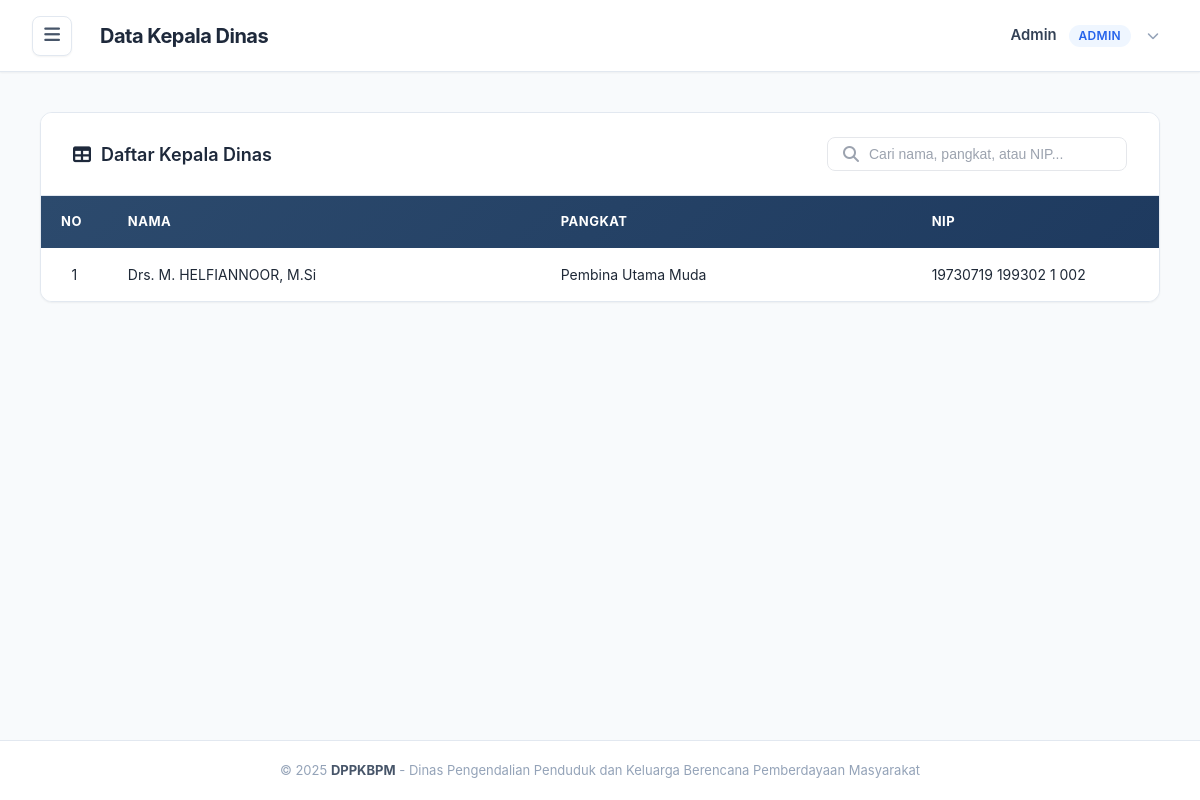
The page /php/data-kepala-dinas.php (signed in) on the database its author committed.
### tables this page shows
CREATE TABLE `kadis` (
  `no` int NOT NULL,
  `nama` varchar(255) NOT NULL,
  `pangkat` varchar(255) NOT NULL,
  `NIP` varchar(255) NOT NULL
);

### php/auth_check.php (called while the page is built, shortened)
<?php
$role = $_SESSION['role'];
$nama = $_SESSION['nama'] ?? '';

### php/data-kepala-dinas.php (the view, shortened to what this page needs)
<?php
include 'database.php';
require_once 'auth_check.php';
$query = "SELECT * FROM kadis ORDER BY no ASC";
$result = mysqli_query($conn, $query);
?>
<!DOCTYPE html>
<html lang="id">
<head>
    <link rel="stylesheet" href="../css/dashboard.css">
    <link rel="stylesheet" href="../css/kepala-dinas.css">
    <link rel="stylesheet" href="https://cdnjs.cloudflare.com/ajax/libs/font-awesome/6.4.0/css/all.min.css">
</head>
<body>
    <div class="container">
        <div class="hover-trigger"></div>
        <main class="main-content">
            <header class="header">
                <div class="header-left">
                    <button class="header-menu-btn" id="headerMenuBtn">
                        <i class="fas fa-bars"></i>
                    </button>
                    <h1 class="header-title">Data Kepala Dinas</h1>
                </div>
                <div class="header-right">
                    <div class="user-info" id="userInfoToggle">
                        <span class="user-name"><?= htmlspecialchars($nama) ?></span>
                        <span class="user-role"><?= ucfirst(htmlspecialchars($role)) ?></span>
                        <i class="fas fa-chevron-down"></i>
                    </div>
                </div>
            </header>
            <div class="content">
                <div class="content-box">
                    <div class="box-header">
                        <h2><i class="fas fa-table"></i> Daftar Kepala Dinas</h2>
                        <div class="search-box">
                            <i class="fas fa-search"></i>
                            <input type="text" id="searchInput" placeholder="Cari nama, pangkat, atau NIP...">
                        </div>
                    </div>
                    <div class="table-container">
                        <table class="data-table">
                            <thead>
                                <tr>
                                    <th width="5%">No</th>
                                    <th width="35%">Nama</th>
                                    <th width="30%">Pangkat</th>
                                    <th width="20%">NIP</th>
                                </tr>
                            </thead>
                            <tbody id="tableBody">
                                <?php
                                if (mysqli_num_rows($result) > 0) {
                                    $no = 1;
                                    while ($row = mysqli_fetch_assoc($result)) {
                                ?>
                                        <tr>
                                            <td class="text-center"><?php echo $no++; ?></td>
                                            <td><?php echo htmlspecialchars($row['nama']); ?></td>
                                            <td><?php echo htmlspecialchars($row['pangkat']); ?></td>
                                            <td><?php echo htmlspecialchars($row['NIP']); ?></td>
                                        </tr>
                                    <?php
                                    }
                                } ?>
                            </tbody>
                        </table>
                    </div>
                </div>
            </div>
            <footer class="main-footer">
                <p>&copy; 2025 <strong>DPPKBPM</strong> - Dinas Pengendalian Penduduk dan Keluarga Berencana Pemberdayaan Masyarakat</p>
            </footer>
        </main>
    </div>
</body>
</html>

### css/dashboard.css (style rules this page uses)
:root { --primary-50: #eff6ff; --primary-100: #dbeafe; --primary-500: #3b82f6; --primary-600: #2563eb; --primary-700: #1d4ed8; --slate-50: #f8fafc; --slate-100: #f1f5f9; --slate-200: #e2e8f0; --slate-300: #cbd5e1; --slate-400: #94a3b8; --slate-500: #64748b; --slate-600: #475569; --slate-700: #334155; --slate-800: #1e293b; --slate-900: #0f172a; --success-bg: #f0fdf4; --success-text: #166534; --warning-bg: #fefce8; --warning-text: #854d0e; --danger-bg: #fef2f2; --danger-text: #991b1b; --bg-body: var(--slate-50); --bg-card: #ffffff; --text-main: var(--slate-800); --text-muted: var(--slate-500); --border-color: var(--slate-200); --shadow-sm: 0 1px 2px 0 rgb(0 0 0 / 0.05); --shadow-md: 0 4px 6px -1px rgb(0 0 0 / 0.1), 0 2px 4px -2px rgb(0 0 0 / 0.1); --shadow-lg: 0 10px 15px -3px rgb(0 0 0 / 0.1), 0 4px 6px -4px rgb(0 0 0 / 0.1); --radius-md: 0.5rem; --radius-lg: 0.75rem; }
* { margin: 0; padding: 0; box-sizing: border-box; outline-color: var(--primary-500); }
body { font-family: 'Inter', -apple-system, BlinkMacSystemFont, 'Segoe UI', Roboto, sans-serif; background-color: var(--bg-body); color: var(--text-main); line-height: 1.5; -webkit-font-smoothing: antialiased; }
.container { display: flex; min-height: 100vh; }
.hover-trigger { position: fixed; top: 0; left: 0; width: 20px; height: 100vh; z-index: 999; background: transparent; }
.main-content { flex: 1; margin-left: 0; display: flex; flex-direction: column; min-height: 100vh; transition: margin-left 0.3s ease; background-color: var(--bg-body); }
.header { background: rgba(255, 255, 255, 0.9); backdrop-filter: blur(12px); -webkit-backdrop-filter: blur(12px); padding: 16px 32px; border-bottom: 1px solid var(--border-color); box-shadow: var(--shadow-sm); display: flex; justify-content: space-between; align-items: center; position: sticky; top: 0; z-index: 900; height: 72px; }
.header-left { display: flex; align-items: center; gap: 12px; }
.header-title { font-size: 1.25rem; color: var(--slate-800); font-weight: 700; letter-spacing: -0.025em; margin: 0; }
.header-menu-btn { display: flex; align-items: center; justify-content: center; background: white; border: 1px solid var(--border-color); border-radius: var(--radius-md); padding: 8px; font-size: 1.125rem; color: var(--slate-600); cursor: pointer; margin-right: 16px; transition: all 0.2s ease; width: 40px; height: 40px; box-shadow: var(--shadow-sm); z-index: 1001; }
.header-right { display: flex; align-items: center; gap: 16px; position: relative; }
.user-info { display: flex; align-items: center; gap: 12px; padding: 6px 8px 6px 16px; border-radius: 999px; cursor: pointer; transition: all 0.2s; background: transparent; border: 1px solid transparent; user-select: none; }
.user-name { font-weight: 600; color: var(--slate-700); font-size: 0.925rem; }
.user-role { font-size: 0.75rem; color: var(--primary-600); padding: 2px 10px; background: var(--primary-50); border-radius: 999px; font-weight: 600; letter-spacing: 0.025em; text-transform: uppercase; }
.user-info i.fa-chevron-down { color: var(--slate-400); font-size: 12px; margin-left: 4px; transition: transform 0.2s; }
.content { padding: 2.5rem; max-width: 1600px; margin: 0 auto; width: 100%; }
.content-box { background: var(--bg-card); border-radius: var(--radius-lg); box-shadow: var(--shadow-sm); border: 1px solid var(--border-color); overflow: hidden; margin-bottom: 32px; animation: slideUp 0.4s ease-out; }
.box-header { padding: 24px 32px; border-bottom: 1px solid var(--border-color); background: white; display: flex; justify-content: space-between; align-items: center; }
.box-header h2 { font-size: 1.125rem; color: var(--slate-800); font-weight: 600; display: flex; align-items: center; gap: 10px; }
.main-footer { background: #fff; border-top: 1px solid #e2e8f0; color: #94a3b8; font-size: 13px; padding: 20px 32px; margin-top: auto; text-align: center; }
.main-footer strong { color: #475569; }

### php/data-kepala-dinas.php (style rules this page uses)
.header-menu-btn { display: none; }
@media (min-width: 769px) { .header-menu-btn { display: block; } }

### rows shown on the page
kadis: nama "Drs. M. HELFIANNOOR, M.Si", pangkat "Pembina Utama Muda", NIP "19730719 199302 1 002"

### other values the page prints
$nama "Admin"
$role "ADMIN"
